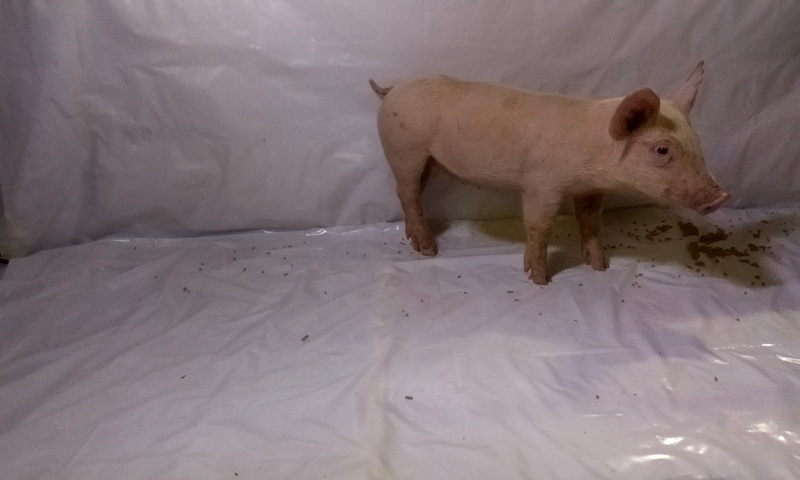
#> input picture THESIS_SWINE/All Old/pi/Desktop/Temporary/training_sideview_images/rgb_2019-01-22_21_14_30.627599.jpg, 800 x 480 px, found by its file name; its folder holds only this picture in this run
$ python training_final_side.py   (older library calls are emulated)
#> lines starting #> are read from the running program, lines starting #| are printed output that depends on the picture; after the words box and inside, x2 and y2 are one past the last pixel; in counts of white or black regions, pixels touching at a corner belong together
import cv2
import numpy as np
import os

basePath = "./training_sideview_images/"
outputPath = basePath+"outputs/"

imageList = [i for i in os.listdir(basePath) if ".jpg" in i]
print(imageList)

with open("topview_data.txt", "w") as f:
    pass

for inputImage in imageList:
    print(inputImage)
    image = cv2.imread(basePath+inputImage)
#> image is the input picture: shape (480, 800, 3); mean B, G, R 119.4, 116, 130.1
    gray = cv2.cvtColor(image, cv2.COLOR_BGR2GRAY)
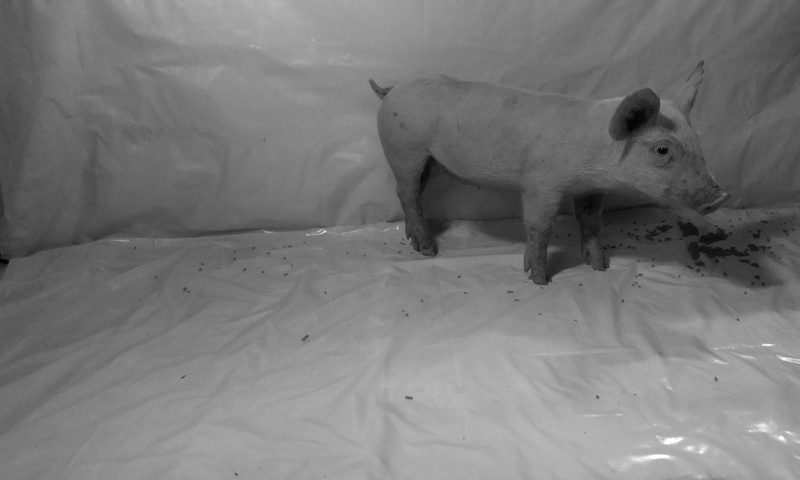
#> gray: shape (480, 800); min 1, max 254, mean 120.6

    # Use otsu thresholding to get the high and low
    # threshold value to be used in Canny edge detector.
    t, thresh = cv2.threshold(gray, 0, 255, cv2.THRESH_BINARY_INV +
                              cv2.THRESH_OTSU)
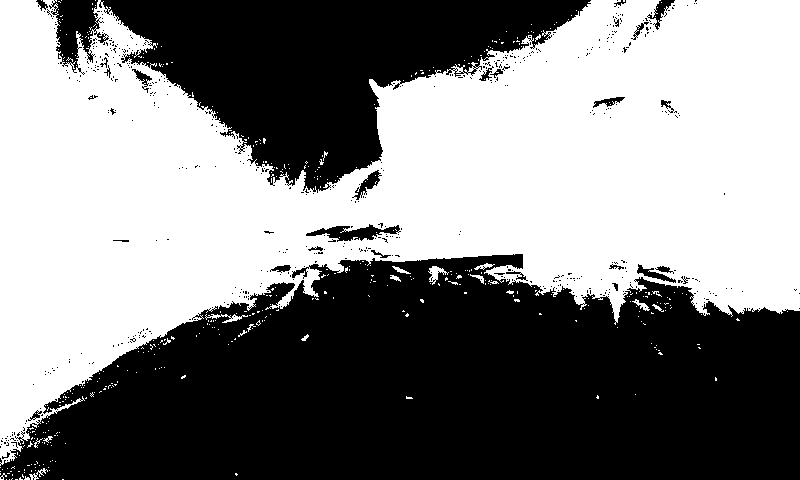
#> thresh: shape (480, 800); 51.2% white; 538 black regions (508 under 20 px), largest, box (x1, y1, x2, y2) and area: (0, 254, 800, 480) 135240, (99, 0, 591, 193) 46135, (49, 0, 109, 75) 2177
#> t = 121

    # Perform dilation and erosion
    dilated = cv2.dilate(thresh, None, iterations=1)
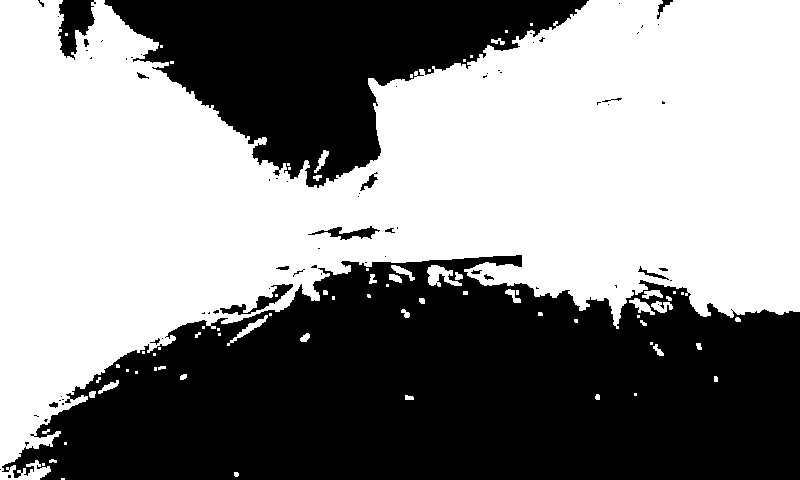
#> dilated: shape (480, 800); 54.5% white; 72 black regions (54 under 20 px), largest, box (x1, y1, x2, y2) and area: (2, 255, 800, 480) 128542, (104, 0, 589, 188) 43243, (58, 0, 96, 60) 1329
    eroded = cv2.erode(dilated, None, iterations=1)
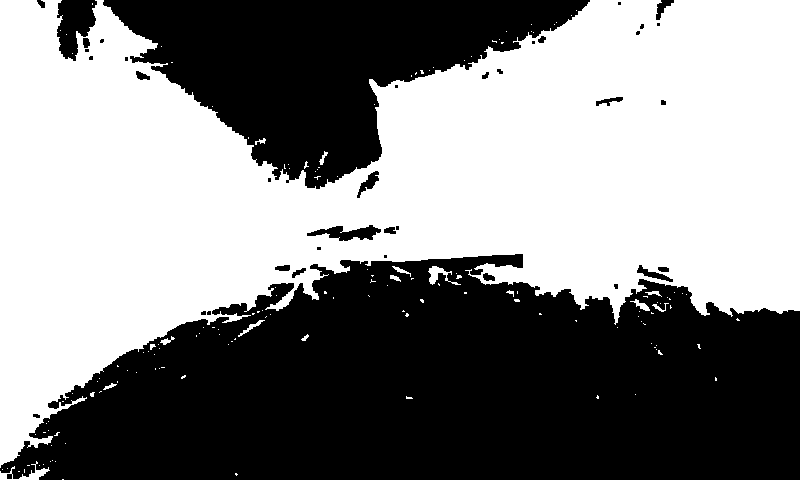
#> eroded: shape (480, 800); 52.5% white; 38 black regions (17 under 20 px)

    # Find contours.
    _, cnts, _ = cv2.findContours(eroded, cv2.RETR_EXTERNAL, cv2.CHAIN_APPROX_SIMPLE)
#> cnts = 152 contours, 140 with area under 20; largest, box (x1, y1, x2, y2) and area: (0, 0, 800, 468) 200044, (0, 461, 50, 480) 217, (428, 266, 461, 285) 167, (630, 299, 650, 311) 64, (238, 320, 265, 337) 59

    # If there is atleast one contours.
    if len(cnts):

        # List for lengths of contours.
        cntsLen = []

        # Append all the length of cnts.
        for i in range(len(cnts)):
            cntsLen.append(len(cnts[i]))
#> after the loop, cntsLen = 152 values, max 1699 at index 151, min 1 at index 4, mean 16.05

        # Get the max length.
        maxIdxCnts = cntsLen.index(max(cntsLen))
#> maxIdxCnts = 151

        # Draw the max length contours on another mask.
        # Largest contours.
        maskBinary = np.zeros(image.shape[:2], dtype="uint8")
        maskCnts = np.zeros(image.shape[:2], dtype="uint8")
        maskBinaryEllipse = np.zeros(image.shape, dtype="uint8")

        cv2.drawContours(maskBinary, cnts, maxIdxCnts, (255), -1)
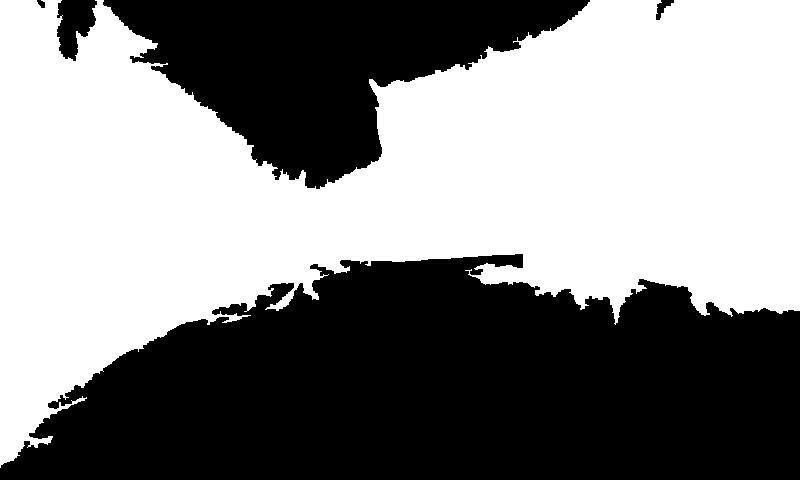
#> maskBinary: shape (480, 800); 52.6% white; 5 black regions, box (x1, y1, x2, y2) and area: (0, 254, 800, 480) 134974, (103, 0, 590, 189) 45129, (57, 0, 97, 61) 1604, (656, 0, 674, 20) 161, (37, 0, 45, 8) 43
        cv2.drawContours(maskCnts, cnts, maxIdxCnts, (255), 2)
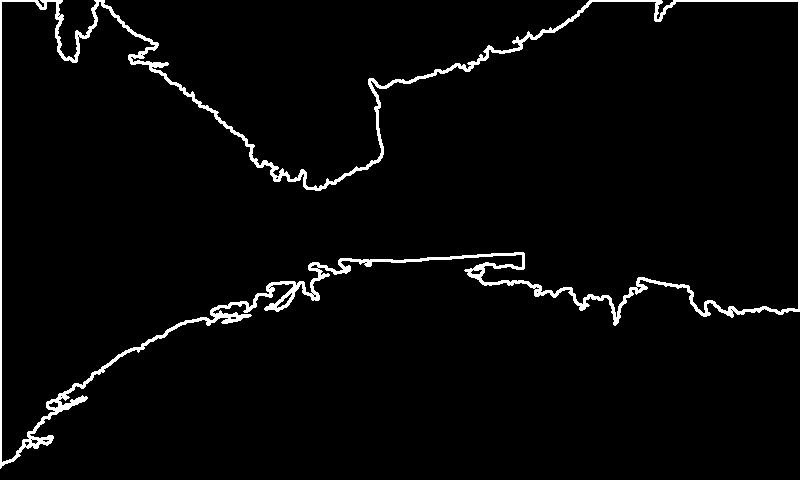
#> maskCnts: shape (480, 800); 3.1% white; 1 white region, box (x1, y1, x2, y2) and area: (0, 0, 800, 469) 11944
        cv2.drawContours(maskBinaryEllipse, cnts, maxIdxCnts, (255, 255, 255), -1)

        ellipse = cv2.fitEllipse(cnts[maxIdxCnts])
#> ellipse = ((450.2, 176.4), (291.1, 1143.1), 83.89)
        (x, y), (ma, MA), angle = cv2.fitEllipse(cnts[maxIdxCnts])
#> x = 450.2; y = 176.4; ma = 291.1; MA = 1143.1; angle = 83.89
        cv2.ellipse(maskBinaryEllipse, ellipse, (0, 0, 255), 3)
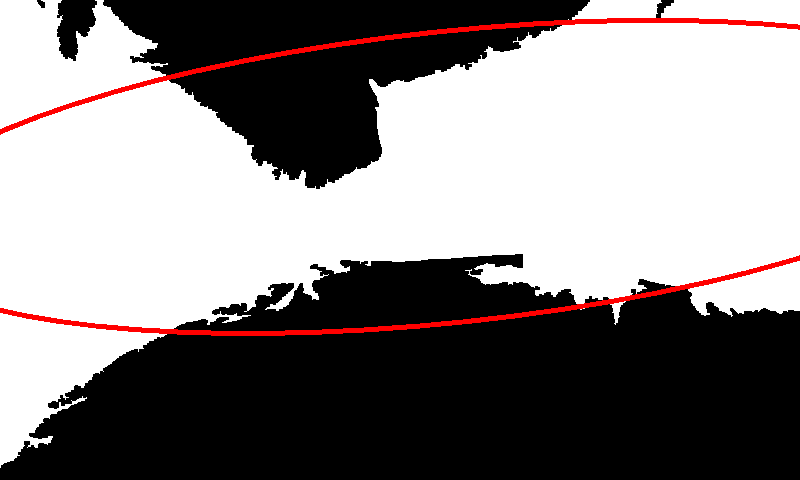
#> maskBinaryEllipse: shape (480, 800, 3); mean of channels 0, 1, 2 131.8, 131.8, 137.2; drawn as B, G, R

        numWhitePixels = cv2.countNonZero(maskBinary)
#> numWhitePixels = 202089
        totalPixels = image.shape[0]*image.shape[1]
#> totalPixels = 384000
        areaPercentage = (numWhitePixels/totalPixels)*100
#> areaPercentage = 52.63

        imageBGR = image
        maskBinary = maskBinary
        maskCnts = maskCnts

        # [4 lines of commented-out code are left out]

        cv2.imwrite(outputPath+str(inputImage).replace("rgb","binary"), maskBinary)
        cv2.imwrite(outputPath+str(inputImage).replace("rgb","cnts"), maskCnts)
        cv2.imwrite(outputPath+str(inputImage).replace("rgb","ellipse"), maskBinaryEllipse)

        toWrite = str(inputImage)
        toWrite += ","
        toWrite += str(areaPercentage)
        toWrite += ","
        toWrite += str(MA)
        toWrite += ","
        toWrite += str(ma)

        toWrite += "\n"

        with open("sideview_data.txt", "a") as f:
            f.write(toWrite)

$ run again, on THESIS_SWINE/All Old/pi/Desktop/Temporary/training_sideview_images/rgb_2019-01-22_21_34_31.314869.jpg
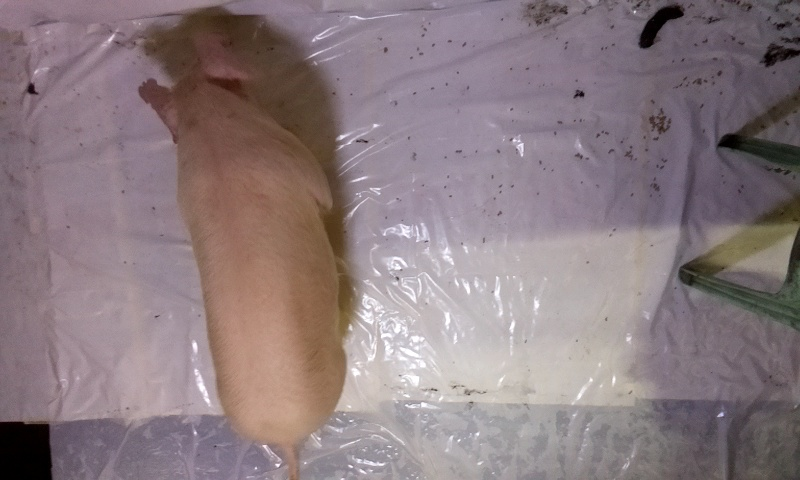
#> input picture THESIS_SWINE/All Old/pi/Desktop/Temporary/training_sideview_images/rgb_2019-01-22_21_34_31.314869.jpg, 800 x 480 px, found by its file name
#> image is the input picture: shape (480, 800, 3); mean B, G, R 127.3, 123.4, 138.9
#> `t, thresh = cv2.threshold(gray, 0, 255, cv2.THRESH_BINARY_INV + cv2.TH..`:
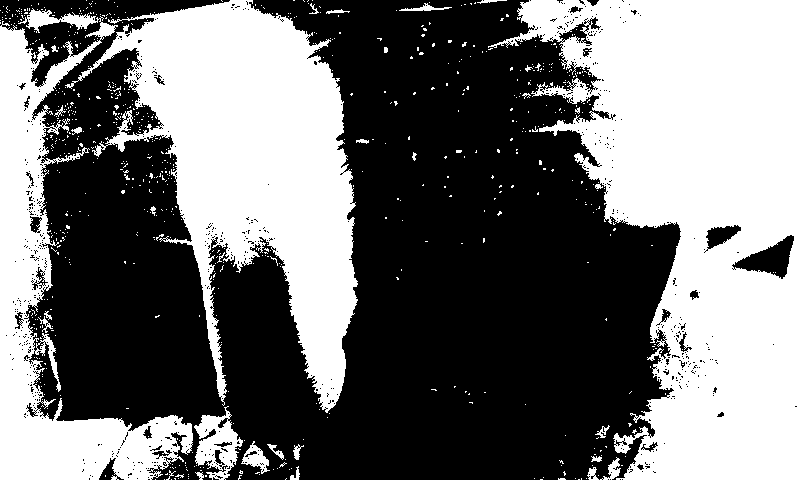
#> thresh: shape (480, 800); 44.7% white; 740 white regions (709 under 20 px), largest, box (x1, y1, x2, y2) and area: (488, 0, 800, 480) 84939, (65, 0, 358, 413) 53514, (0, 8, 193, 480) 27883
#> t = 125
#> dilated: shape (480, 800); 50.3% white; 123 black regions (94 under 20 px), largest, box (x1, y1, x2, y2) and area: (212, 0, 679, 480) 141964, (38, 139, 225, 429) 37658, (35, 34, 138, 159) 4412
#> eroded: shape (480, 800); 46.7% white; 291 white regions (269 under 20 px)
#> cnts = 192 contours, 178 with area under 20; largest, box (x1, y1, x2, y2) and area: (0, 0, 358, 480) 136128, (488, 0, 800, 480) 89002, (241, 441, 270, 475) 416, (396, 2, 452, 11) 112, (267, 444, 287, 468) 74
#> after the loop `for i in range(len(cnts)):`: cntsLen = 192 values, max 1271 at index 187, min 1 at index 4, mean 15.35
#> maxIdxCnts = 187
#> maskBinary: shape (480, 800); 35.8% white; 1 white region, box (x1, y1, x2, y2) and area: (0, 0, 358, 480) 137558
#> maskCnts: shape (480, 800); 2.2% white; 1 white region, box (x1, y1, x2, y2) and area: (0, 0, 359, 480) 8517
#> ellipse = ((144.9, 229.1), (412, 496.3), 22.91)
#> x = 144.9; y = 229.1; ma = 412; MA = 496.3; angle = 22.91
#> `cv2.ellipse(maskBinaryEllipse, ellipse, (0, 0, 255), 3)`:
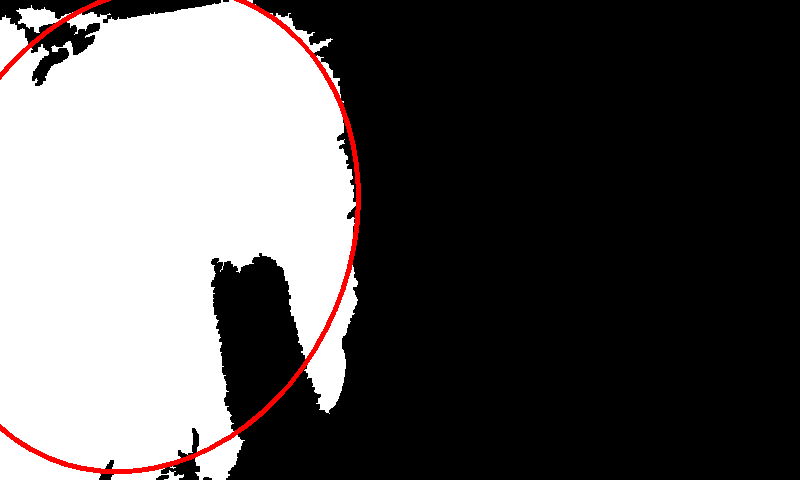
#> maskBinaryEllipse: shape (480, 800, 3); mean of channels 0, 1, 2 89.6, 89.6, 92.5; drawn as B, G, R
#> numWhitePixels = 137558
#> areaPercentage = 35.82

$ run again, on THESIS_SWINE/All Old/pi/Desktop/Temporary/training_sideview_images/rgb_2019-01-22_21_52_24.763605.jpg
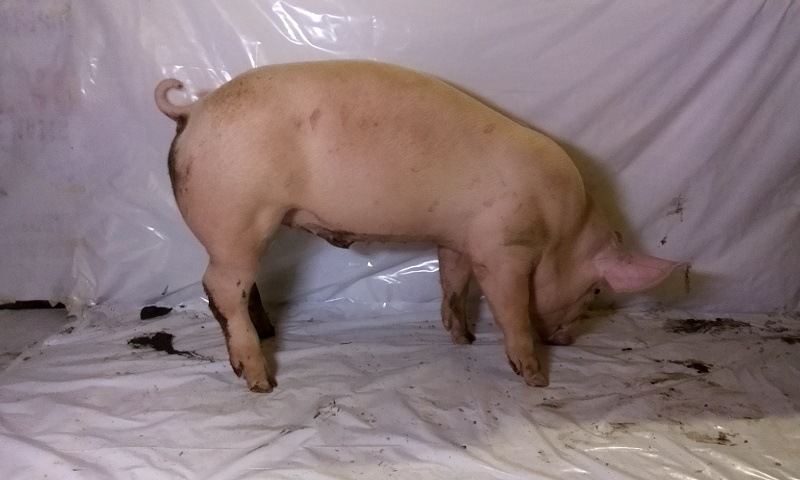
#> input picture THESIS_SWINE/All Old/pi/Desktop/Temporary/training_sideview_images/rgb_2019-01-22_21_52_24.763605.jpg, 800 x 480 px, found by its file name
#> image is the input picture: shape (480, 800, 3); mean B, G, R 121.6, 119.5, 137.3
#> `t, thresh = cv2.threshold(gray, 0, 255, cv2.THRESH_BINARY_INV + cv2.TH..`:
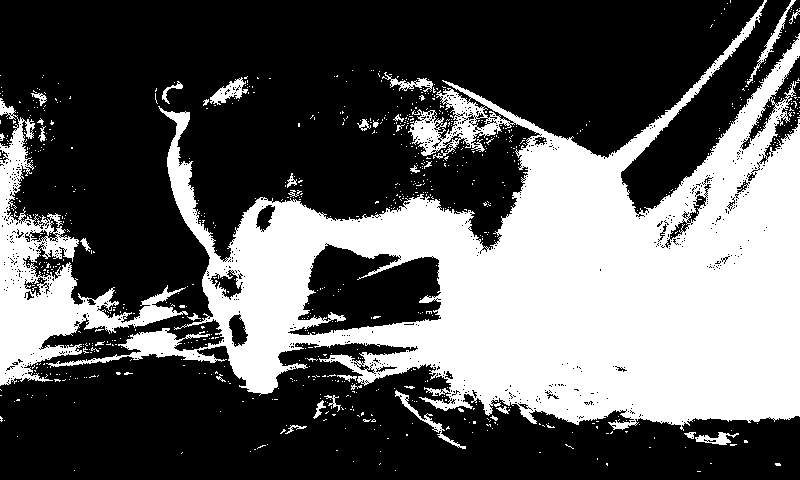
#> thresh: shape (480, 800); 36.7% white; 834 white regions (799 under 20 px), largest, box (x1, y1, x2, y2) and area: (46, 0, 800, 431) 122934, (0, 98, 188, 386) 13056, (210, 77, 248, 105) 444
#> t = 117
#> dilated: shape (480, 800); 43.1% white; 161 white regions (104 under 20 px), largest, box (x1, y1, x2, y2) and area: (0, 0, 800, 447) 158679, (741, 0, 800, 92) 994, (202, 75, 254, 110) 828
#> eroded: shape (480, 800); 39.2% white; 277 white regions (256 under 20 px)
#> cnts = 261 contours, 246 with area under 20; largest, box (x1, y1, x2, y2) and area: (0, 0, 800, 431) 157622, (203, 76, 253, 106) 562, (745, 0, 800, 87) 490, (395, 390, 466, 449) 382, (684, 432, 739, 446) 282
#> after the loop `for i in range(len(cnts)):`: cntsLen = 261 values, max 3171 at index 259, min 1 at index 1, mean 17.47
#> maxIdxCnts = 259
#> maskBinary: shape (480, 800); 41.8% white; 1 white region, box (x1, y1, x2, y2) and area: (0, 0, 800, 431) 160701
#> maskCnts: shape (480, 800); 5.1% white; 1 white region, box (x1, y1, x2, y2) and area: (0, 0, 800, 432) 19535
#> ellipse = ((531.6, 242.9), (344.4, 993.5), 89.71)
#> x = 531.6; y = 242.9; ma = 344.4; MA = 993.5; angle = 89.71
#> `cv2.ellipse(maskBinaryEllipse, ellipse, (0, 0, 255), 3)`:
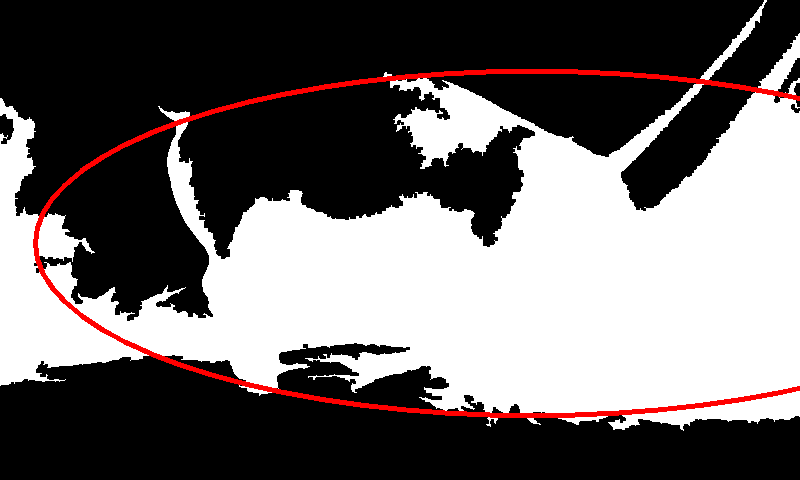
#> maskBinaryEllipse: shape (480, 800, 3); mean of channels 0, 1, 2 104.9, 104.9, 110.4; drawn as B, G, R
#> numWhitePixels = 160701
#> areaPercentage = 41.85

$ run again, on THESIS_SWINE/All Old/pi/Desktop/Temporary/training_sideview_images/rgb_2019-01-22_22_17_08.995099.jpg
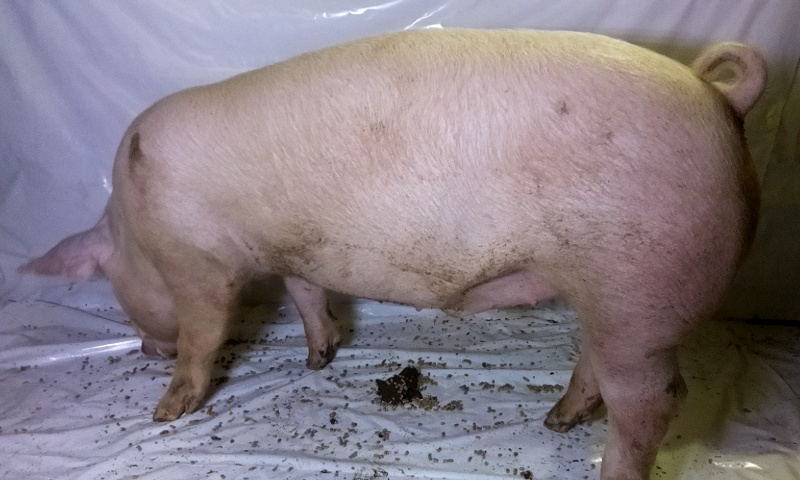
#> input picture THESIS_SWINE/All Old/pi/Desktop/Temporary/training_sideview_images/rgb_2019-01-22_22_17_08.995099.jpg, 800 x 480 px, found by its file name
#> image is the input picture: shape (480, 800, 3); mean B, G, R 130.7, 123.7, 134
#> thresh: shape (480, 800); 36.1% white; 896 white regions (824 under 20 px), largest, box (x1, y1, x2, y2) and area: (0, 0, 800, 480) 129868, (627, 36, 706, 68) 1000, (0, 136, 33, 218) 926
#> t = 116
#> dilated: shape (480, 800); 43.3% white; 232 white regions (127 under 20 px), largest, box (x1, y1, x2, y2) and area: (0, 0, 800, 480) 156297, (626, 32, 707, 69) 1301, (295, 439, 394, 480) 970
#> eroded: shape (480, 800); 38.4% white; 378 white regions (329 under 20 px)
#> cnts = 354 contours, 324 with area under 20; largest, box (x1, y1, x2, y2) and area: (0, 0, 800, 480) 149805, (0, 365, 77, 421) 1510, (627, 33, 706, 68) 962, (338, 422, 358, 447) 140, (306, 440, 369, 463) 127
#> after the loop `for i in range(len(cnts)):`: cntsLen = 354 values, max 3024 at index 353, min 1 at index 13, mean 14.65
#> maxIdxCnts = 353
#> maskBinary: shape (480, 800); 39.8% white; 1 white region, box (x1, y1, x2, y2) and area: (0, 0, 800, 480) 152940
#> maskCnts: shape (480, 800); 5% white; 1 white region, box (x1, y1, x2, y2) and area: (0, 0, 800, 480) 19108
#> ellipse = ((382.3, 222), (448.3, 714.9), 87.97)
#> x = 382.3; y = 222; ma = 448.3; MA = 714.9; angle = 87.97
#> `cv2.ellipse(maskBinaryEllipse, ellipse, (0, 0, 255), 3)`:
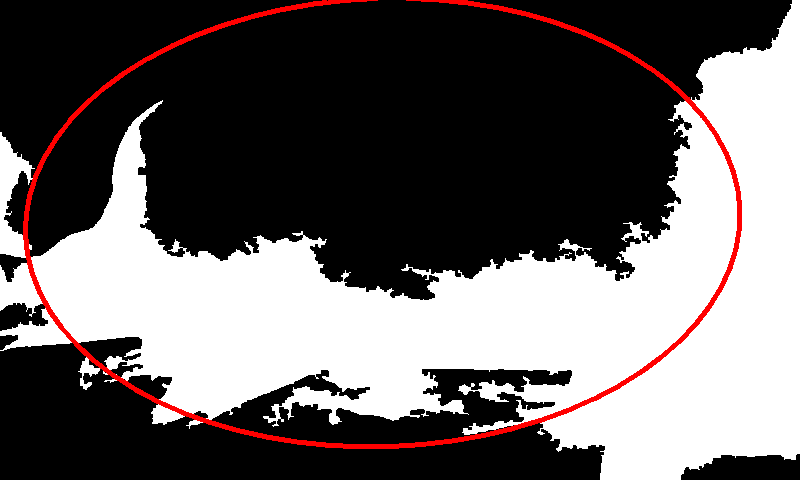
#> maskBinaryEllipse: shape (480, 800, 3); mean of channels 0, 1, 2 99.6, 99.6, 105.4; drawn as B, G, R
#> numWhitePixels = 152940
#> areaPercentage = 39.83
